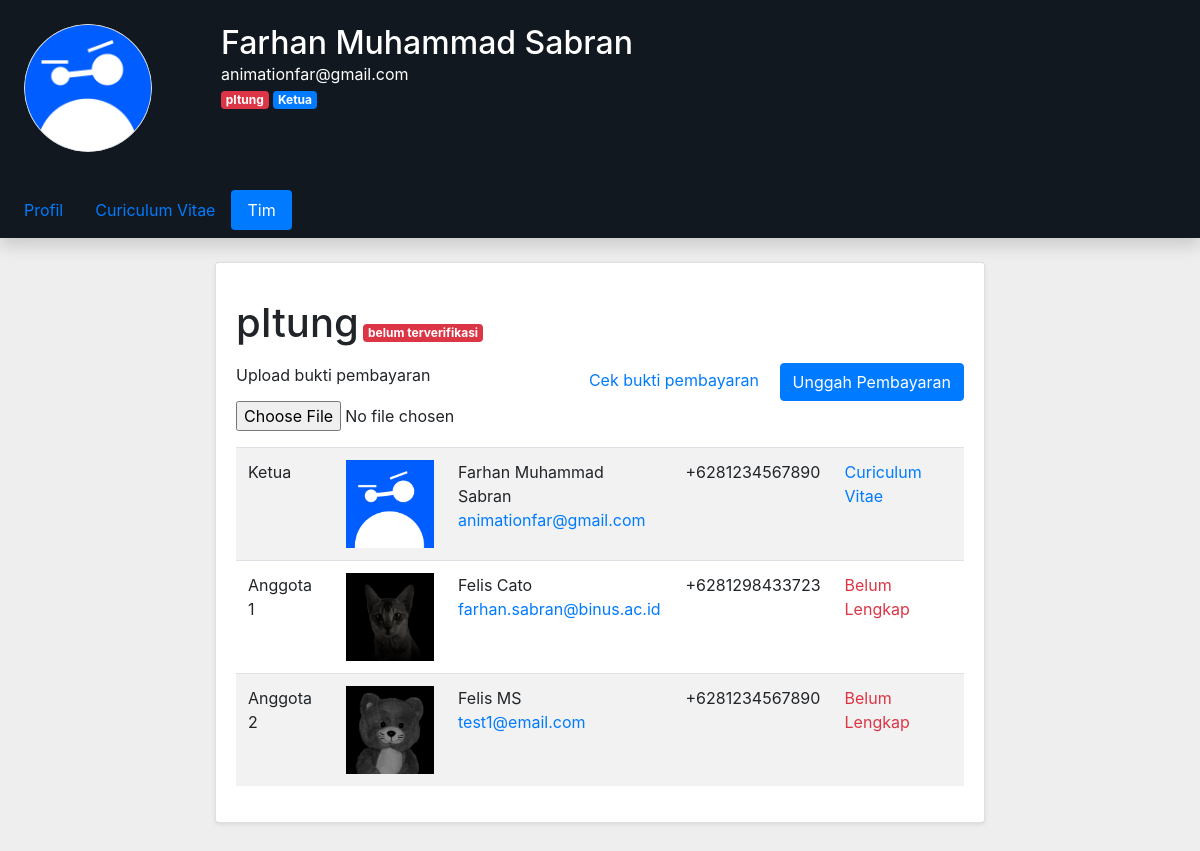
Screenshot of /user/team.php (signed in) with the database file from the repository.
### tables this page shows
CREATE TABLE `teams` (
  `id` int(11) NOT NULL,
  `nama` tinytext NOT NULL,
  `ketua` text NOT NULL,
  `anggota1` text NOT NULL,
  `anggota2` text NOT NULL,
  `pembayaran` tinytext DEFAULT NULL,
  `verifikasi` tinyint(1) NOT NULL DEFAULT 0
);

CREATE TABLE `users` (
  `id` smallint(6) NOT NULL,
  `nama` text NOT NULL,
  `foto` tinytext NOT NULL,
  `email` text NOT NULL,
  `tanggal_lahir` date NOT NULL,
  `line` tinytext NOT NULL,
  `telepon` tinytext NOT NULL,
  `cv` tinytext DEFAULT NULL,
  `passhash` text NOT NULL
);

### login.api.php (called while the page is built, shortened)
<?php
    function holdQuotes($str){
        $str = str_replace("\\", "\\\\", $str);
        $str = str_replace("'",  "\'", $str);
        $str = str_replace("\"", "\\\"", $str);
        $str = str_replace("`",  "\`", $str);
        return $str;
    }
    $db = new mysqli($db_servername, $db_username, $db_password, $db_dbname);
    function getUserInfo($email){
        global $db;
        $email = holdQuotes($email);
        $req1 = $db->query("SELECT * FROM `users` WHERE `email` = '$email'");
        if($req1->num_rows == 1){
            return $req1->fetch_assoc();
        }else if($req1->num_rows == 0){
            return false;
        }else{
            throw new Exception("account-conflict");
        }
    }
    function getCurrentUser($refresh=false){
        if(isset($_SESSION["user"])){
            return $_SESSION["user"];
        }else{
            setcookie('u_sess', null, -1, '/');
            session_destroy();
            return false;
        }
    }
?>

### init.php (called while the page is built, shortened)
<?php
    include __DIR__ . "/config.php";
    include $root_path . "/login.api.php";
    include $root_path . "/team.api.php";
    $current_user = getCurrentUser(false);
    if($current_user) $team = checkUserTeam($current_user["email"]);
?>

### team.api.php (called while the page is built, shortened)
<?php
    function checkUserTeam($email){
        global $db;
        $email = holdQuotes($email);
        $req1 = $db->query("SELECT * FROM `teams` WHERE `ketua`='$email' OR `anggota1`='$email' OR `anggota2`='$email'");
        if($req1->num_rows == 1){
            return $req1->fetch_assoc();
        }else if($req1->num_rows == 0){
            return false;
        }else{
            throw new Exception("team-conflict");
        }
    }
?>

### user/team.php (the view, shortened to what this page needs)
<?php
    include __DIR__ . "/../init.php";
?>
<!DOCTYPE html>
<html lang="en">
<head>
    <link rel="stylesheet" href="https://cdn.jsdelivr.net/npm/bootstrap@4.5.3/dist/css/bootstrap.min.css">
</head>
<body class="p-0 m-0" style="background:#eeeeee;">
    <div class="shadow w-100 text-left" style="background:#11181f;">
        <div class="p-4">
            <div class="row">
                <div class="col-12 col-sm-4 col-md-3 col-lg-2">
                    <div class="rounded-circle border d-inline-block overflow-hidden" style="width:8em; height:8em; background:#eeeeee;">
                        <img src="../foto/<?= $current_user["foto"] ?>" style="width:calc(100% + 2px); margin:-1px;"></img>
                    </div>
                </div>
                <div class="col text-white">
                    <h2 class="m-0 p-0"><?= htmlentities($current_user["nama"], ENT_QUOTES) ?></h2>
                    <span><?= htmlentities($current_user["email"], ENT_QUOTES) ?></span>
                    <?php if($team){ ?><p class="p-0 m-0">
                        <?php if($team["verifikasi"]){ ?><span class="badge badge-primary"><?= $team["nama"] ?></span>
                        <?php }else{ ?><span class="badge badge-danger"><?= $team["nama"] ?></span><?php } ?>
                        <?php if($team["ketua"] == $current_user["email"]){ ?><span class="badge badge-primary">Ketua</span><?php } ?>
                    </p><?php } ?>
                </div>
            </div>
        </div>
        <div class="p-2">
            <ul class="nav nav-pills">
                <li class="nav-item"><a class="nav-link" href="profile.php">Profil</a></li>
                <li class="nav-item"><a class="nav-link" href="cv.php">Curiculum Vitae</a></li>
                <li class="nav-item"><a class="nav-link active" href="team.php">Tim</a></li>
            </ul>
        </div>
    </div>
    <div class="pt-4 text-center pb-4">
        <div class="d-inline-block col-11 col-lg-8 text-left">
        <?php if(!$team){ ?>
            <div class="card w-100 d-inline-block shadow-sm mb-4">
                <div class="card-body">
                    <form id="frGroups" class="clearfix" action="team.php" method="POST" enctype="application/x-www-form-urlencoded">
                        <p>Buat kelompok baru</p>
                        <div class="form-group mw-100" style="width:20em;">
                            <input type="text" class="form-control" name="name" id="" placeholder="Nama Kelompok">
                        </div>
                        <div class="mb-3"></div>
                        <div class="form-group">
                            <label for="">Email Ketua</label>
                            <input type="email" class="form-control" name="ketua" id="" placeholder="">
                        </div>
                        <div class="form-group">
                            <label for="">Email Anggota 1</label>
                            <input type="email" class="form-control" name="anggota1" id="" placeholder="">
                        </div>
                        <div class="form-group">
                            <label for="">Email Anggota 2</label>
                            <input type="email" class="form-control" name="anggota2" id="" placeholder="">
                        </div>
                        <div class="clearfix">
                            <button type="submit" class="btn btn-primary float-right" name="buat" value="true">Buat</button>
                        </div>
                    </form>
                </div>
            </div>
        <?php }else{
                $ketua = getUserInfo($team["ketua"]);
                $anggota1 = getUserInfo($team["anggota1"]);
                $anggota2 = getUserInfo($team["anggota2"]);
        ?>
            <div class="card w-100 d-inline-block shadow-sm mb-4">
                <div class="card-body">
                    <p><h1 class="d-inline"><?= $team["nama"] ?></h1> <span class="badge badge-danger">belum terverifikasi</span></p>
                    <div class="mb-3">
                        <form action="team.php" class="" method="post" enctype="multipart/form-data">
                            <div class="float-right">
                                <?php if($team["pembayaran"]){ ?><a target="_blank" class="d-inline-block" href="../pembayaran/<?= $team["pembayaran"] ?>" role="button">Cek bukti pembayaran</a><?php } ?>
                                <button type="submit" class="btn btn-primary ml-3" name="bayar" value="true">Unggah Pembayaran</button>
                            </div>
                            <div class="form-group">
                                <label for="">Upload bukti pembayaran</label>
                                <input type="file" class="form-control-file" name="pembayaran" accept="image/*">
                            </div>
                        </form>
                    </div>
                    <table class="table table-striped">
                        <tbody>
                            <tr>
                                <td scope="row">Ketua</td>
                                <td style="width:7em;"><img class="w-100" src="../foto/<?= $ketua["foto"] ?>" /></td>
                                <td>
                                    <?= $ketua["nama"] ?><br />
                                    <a href="user.php?tim=ketua" target="_blank"><?= $ketua["email"] ?></a>
                                </td>
                                <td><?= $ketua["telepon"] ?></td>
                                <td><?php if($ketua["cv"]){ ?><a href="../cv/<?= $ketua["cv"] ?>">Curiculum Vitae</a><?php }else{ ?><span class="text-danger">Belum Lengkap</span><?php } ?></td>
                            </tr>
                            <tr>
                                <td scope="row">Anggota 1</td>
                                <td style="width:7em;"><img class="w-100" src="../foto/<?= $anggota1["foto"] ?>" /></td>
                                <td>
                                    <?= $anggota1["nama"] ?><br />
                                    <a href="user.php?tim=anggota1" target="_blank"><?= $anggota1["email"] ?></a>
                                </td>
                                <td><?= $anggota1["telepon"] ?></td>
                                <td><?php if($anggota1["cv"]){ ?><a href="../cv/<?= $anggota1["cv"] ?>">Curiculum Vitae</a><?php }else{ ?><span class="text-danger">Belum Lengkap</span><?php } ?></td>
                            </tr>
                            <tr>
                                <td scope="row">Anggota 2</td>
                                <td style="width:7em;"><img class="w-100" src="../foto/<?= $anggota2["foto"] ?>" /></td>
                                <td>
                                    <?= $anggota2["nama"] ?><br />
                                    <a href="user.php?tim=anggota2" target="_blank"><?= $anggota2["email"] ?></a>
                                </td>
                                <td><?= $anggota2["telepon"] ?></td>
                                <td><?php if($anggota2["cv"]){ ?><a href="../cv/<?= $anggota2["cv"] ?>">Curiculum Vitae</a><?php }else{ ?><span class="text-danger">Belum Lengkap</span><?php } ?></td>
                            </tr>
                        </tbody>
                    </table>
                </div>
            </div>
        <?php } ?>
        </div>
    </div>
</body>
</html>

### rows the page displays
teams: nama "pItung"
users: foto (picture), nama "Farhan Muhammad Sabran", email "animationfar@gmail.com", telepon "+6281234567890"
users: foto (picture), nama "Felis Cato", email "farhan.sabran@binus.ac.id", telepon "+6281298433723"
users: foto (picture), nama "Felis MS", email "test1@email.com", telepon "+6281234567890"

### other values shown
$current_user["nama"] "Farhan Muhammad Sabran"
$current_user["email"] "animationfar@gmail.com"
